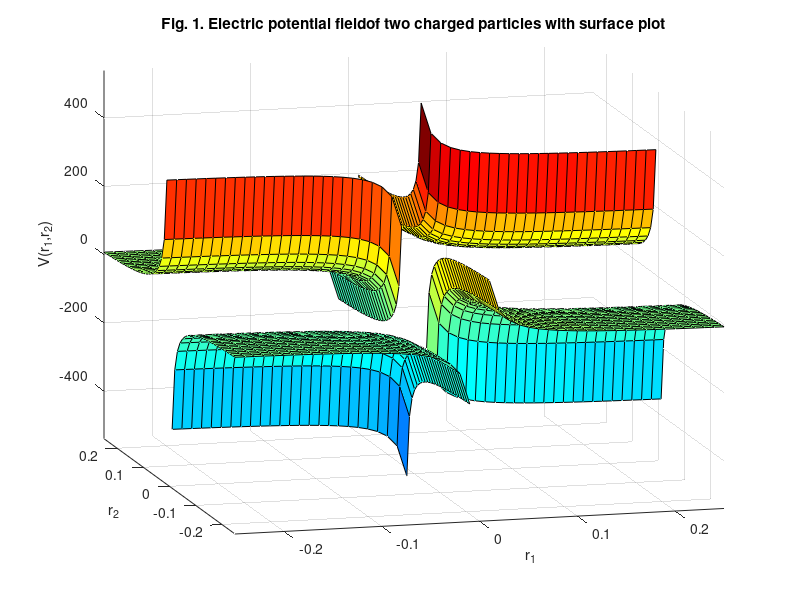
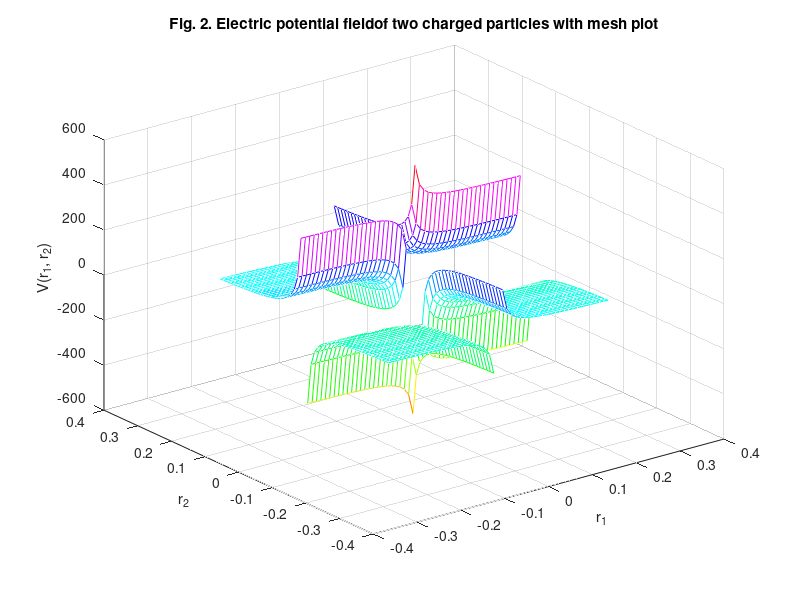

Here is the MATLAB script that generated these plots, in order:
%% Plot_EX24.m
% q1, q2 are charges of the particles in coulombs (C)
% r1, r2 are distances of the charges from the point in meters 
% epsilon is permittivity of free space
% r1,r2, V(r1,r2) are coordinate systems for plotting
close all
[r1, r2] = meshgrid(-0.25:0.01:.25);
epsilon  = 8.854e-12;q1 = 2e-10; q2=4e-10; 
coeff    = (1./(4*pi*epsilon));
V = coeff.*(q1./r1 + q2./r2);
figure(1)     % Surface plot
surface(r1,r2,V); xlabel('r_1'); ylabel('r_2'); zlabel('V(r_1,r_2)')
title(['Fig. 1. Electric potential field', ...
'of two charged particles with surface plot'])
grid on, view(-15,15), axis tight, colormap Jet

figure(2)   % Meshed plot with contour 
mesh(r1,r2,V); xlabel('r_1'); ylabel('r_2'); zlabel('V(r_1, r_2)');
title(['Fig. 2. Electric potential field', ...
'of two charged particles with mesh plot']); 
colormap hsv
